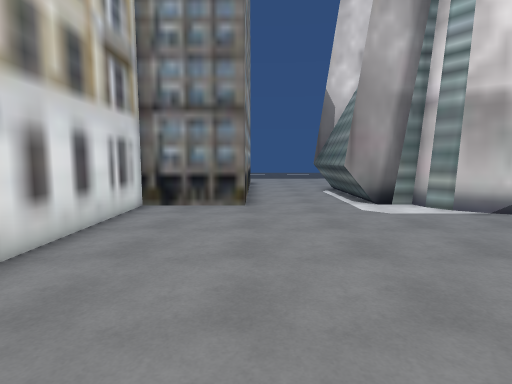
View 1 (above)

14 first-person views from a walk through a Unity game level. The camera is 1.5 m above the floor, tilts 6° down and sees 80° across. The floor is counted in squares, 1 m on a side. Each view is taken from the middle of a square. On the plan, view 1 faces up. The plan holds only what a view shows up to about 15 squares ahead; the rest is blank. The place goes on beyond the plan. Door leaves are left out, so doorways stand open.

View 2
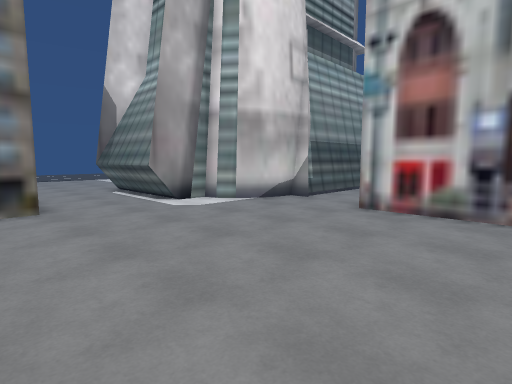

View 3
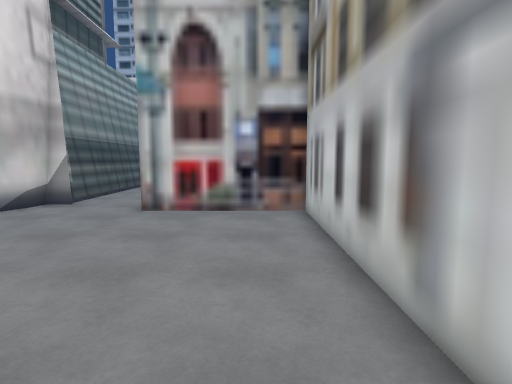

View 4
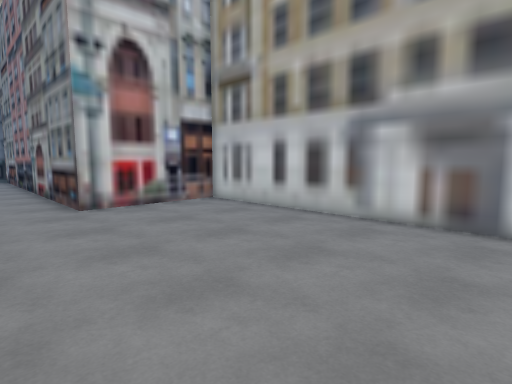

View 5
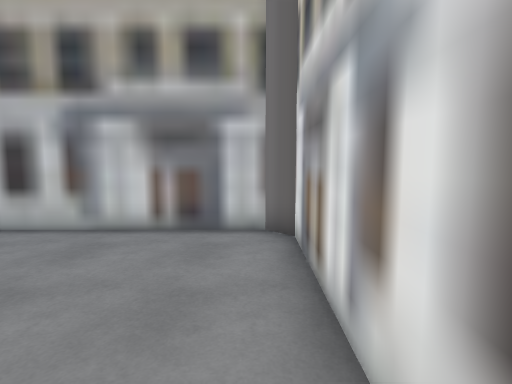

View 6
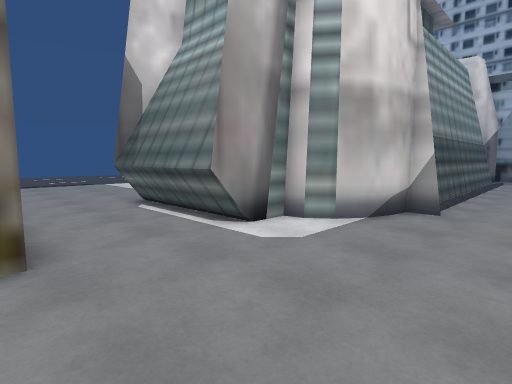

View 7
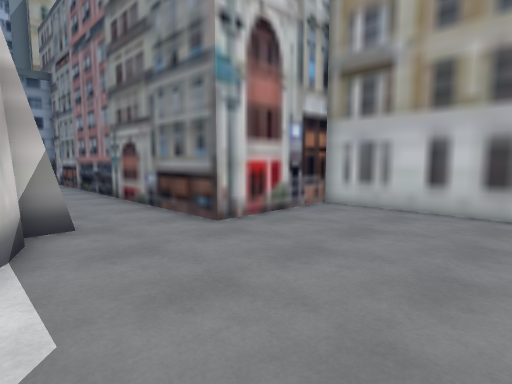

View 8
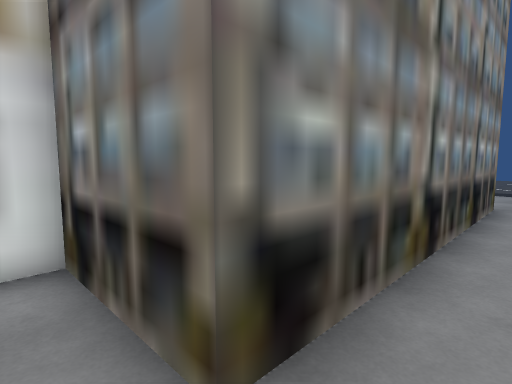

View 9
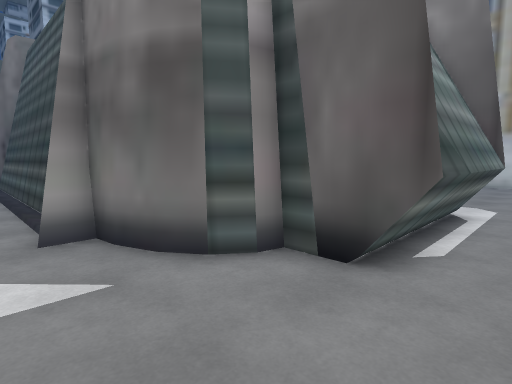

View 10
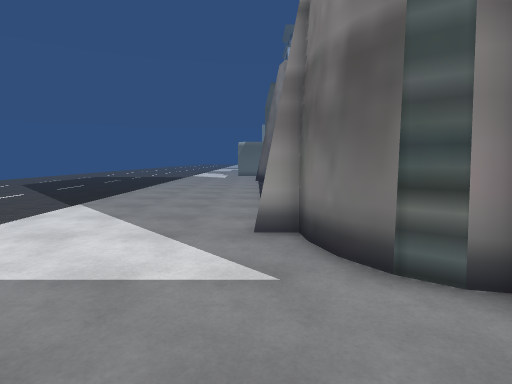

View 11
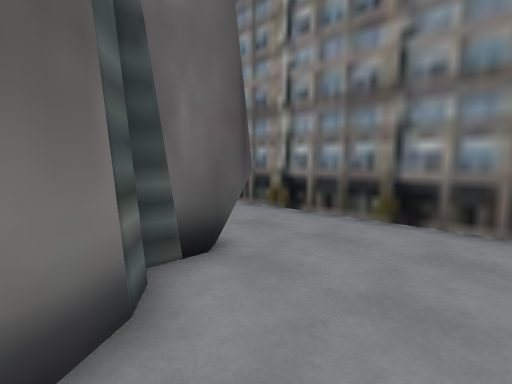

View 12
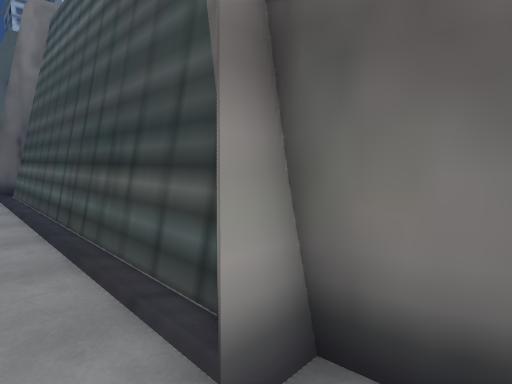

View 13
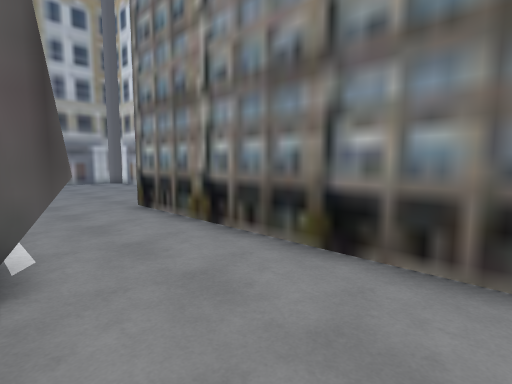

View 14
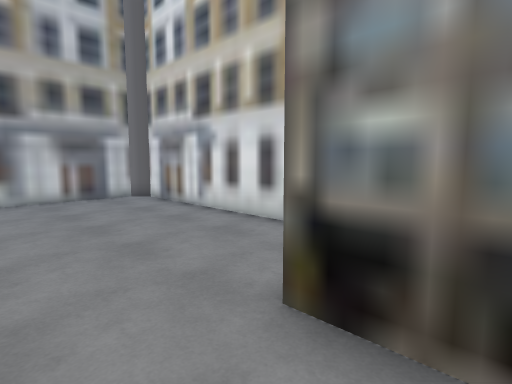

### Floor plan
Points are (right, up) in squares from view 1. A wall is a line through its corners. A room is listed if a view was taken in it or the views show most of it. See-through windows are left out.
Room 1 (views 1, 2, 3, 4, 5, 6, 7, 8)
walls: (6.7, 8.5) (6, 9) (5.5, 9.7); (7.6, 8.2) (6.6, 8.6); (5.4, 10.2) (3.9, 10.3); (8.4, 7.2) (8.4, 8.1); (-0.4, 10) (-3.8, 10) (-3.8, 0.1) (-3.2, -0.5) (7, -0.5) (7, 4.4) (14.5, 4.4); (8.6, 8.1) (7.5, 8.2); (14.5, 8.2) (9.5, 8.2)
ways out: opening at (1.5, 10) to room 2
Room 2 (views 9, 10, 11, 12, 13, 14)
walls: (4.6, 16) (5.4, 16) (5.5, 16.6) (5.9, 17.1) (6.7, 17.7); (3.9, 16) (4.9, 16.1); (6.6, 17.6) (7.6, 18); (7.5, 18) (8.6, 18.1) (8.6, 18.8) (9.2, 18.3); (8.4, 18.1) (8.4, 18.9); (9.2, 18.1) (14.5, 18.1); (-0.4, 20.5) (-0.4, 10); (3.1, 10.3) (3.1, 15.9)
low walls: (3.7, 10.3) (3.7, 16); (3.5, 10.3) (3.5, 15.9); (3.3, 10.3) (3.3, 15.9)
ways out: opening at (1.5, 10) to room 1

Positions as (right, up) in squares from view 1, and headings:
1: (0, 0), facing up
2: (-2, 0), facing up-right
3: (-2, 1), facing right
4: (-3, 7), facing down-right
5: (-3, 6), facing down
6: (-1, 5), facing up-right
7: (1, 9), facing down-right
8: (1, 9), facing up-left
9: (2, 20), facing down-right
10: (2, 19), facing right
11: (7, 20), facing down-left
12: (7, 20), facing down-right
13: (4, 20), facing down-left
14: (2, 12), facing down-left
